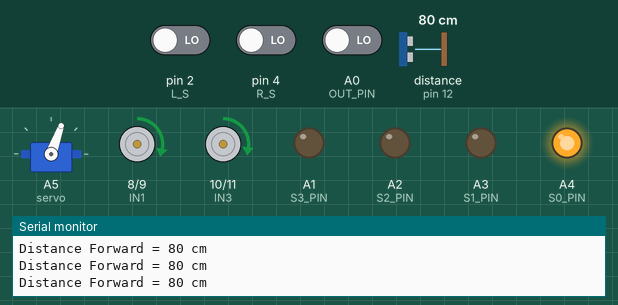
A sketch run on a simulated Arduino Uno, built with avr-gcc and run on an emulated ATmega328P. On the bench: servo, motor-driver pin pairs drawn as motors (green arrow = first pin HIGH = forward, orange = second pin HIGH = backward, longer = more drive, scaled by the enable pin), output pins drawn as LEDs (lit = HIGH), the last lines printed to the serial monitor. Wiring (inferred from the names in the program): ultrasonic range finder: trigger pin 13; echo pin 12; servo: signal A5. The test bench sets the inputs (shaded band); at power-on: distance to the obstacle (sensor on pin 12) 80 cm, pin 2 (L_S) LOW, pin 4 (R_S) LOW, A0 (OUT_PIN) LOW. The echo pulse lasts 58.3 µs per cm; servo pulses on a pin are drawn as a servo (544–2400 µs = 0–180°); pins used as bus, display or sensor lines are not drawn.

Above: at 2.2 s.
2.3 s: distance to the obstacle (sensor on pin 12) set to 8 cm
5.3 s: distance to the obstacle (sensor on pin 12) set to 5 cm
At 6.0 s:
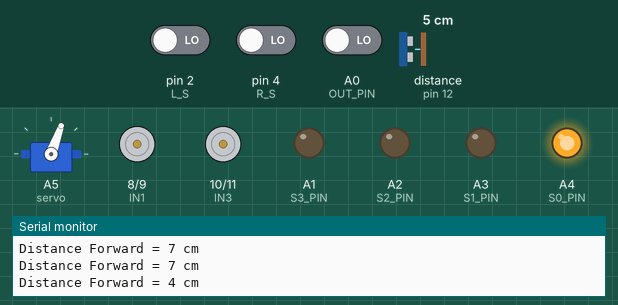
8.3 s: distance to the obstacle (sensor on pin 12) set to 9 cm
At 9.5 s:
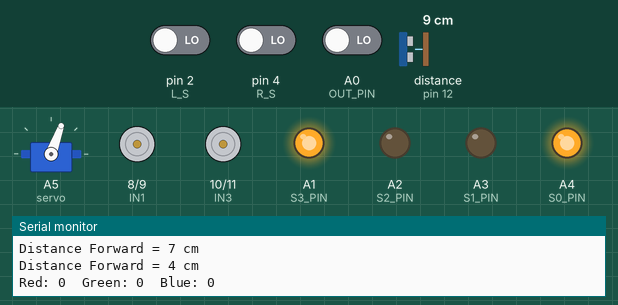
14.3 s: pin 2 (L_S) driven LOW
16.2 s: pin 4 (R_S) driven HIGH
At 17.2 s:
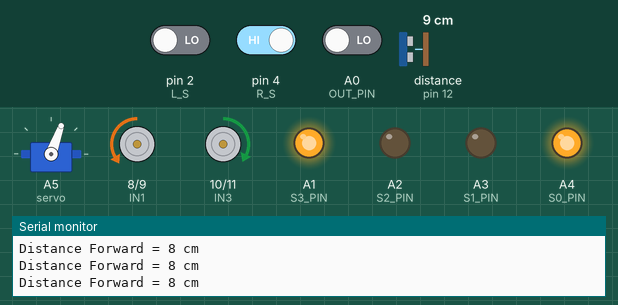
Timing chart, 0 to 18.7 s (numbered marks = the images above; inputs shaded):
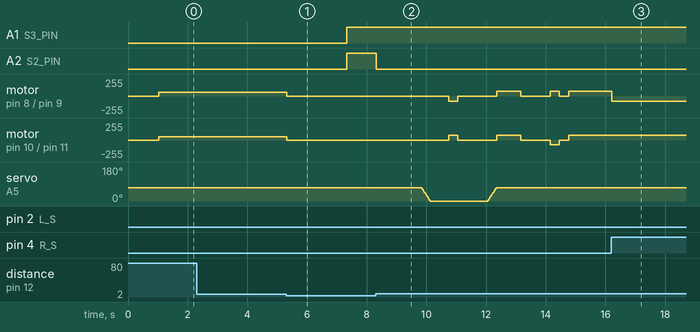

Measured:
- the behaviour switches between 7 and 6 cm on distance to the obstacle (sensor on pin 12) (found by bisection; images 0 and 1)
- after the input at 5.3 s, A1 (S3_PIN), A2 (S2_PIN): LOW → HIGH after 2.0 s; motor on pin 8 (IN1) / pin 9 (IN2): forward 55/255 → stopped at once; motor on pin 10 (IN3) / pin 11 (IN4): forward 50/255 → stopped at once
- after the input at 8.3 s, A1 (S3_PIN): stays HIGH (without the input it goes to LOW after 4.4 s); A2 (S2_PIN): goes on until 8.3 s, then stays LOW
- after the input at 16.2 s, motor on pin 8 (IN1) / pin 9 (IN2): forward 75/255 → backward 75/255 at once

The sketch:

Final_Version_All_In_One_Switch_Case.ino
```cpp
// Motor control pins for L298N
#define IN1 8
#define IN2 9
#define ENA 3

#define IN3 10
#define IN4 11
#define ENB 5
#define servo A5 // Servo motor control pin

// Line sensor pins
const int L_S = 2;
const int R_S = 4;

// Ultrasonic sensor pins
const int trigPin = 13;
const int echoPin = 12;

// Color sensor pins
#define S0_PIN A4
#define S1_PIN A3
#define S2_PIN A2
#define S3_PIN A1
#define OUT_PIN A0

// Speed settings
const int speedL = 55;
const int speedR = 50;
const int speedLa = 75;
const int speedRa = 70;
const int speedLp = 120;
const int speedRp = 120;

// Obstacle detection threshold
const int Set = 5;

int distance_F = 0;

void setup() {
  pinMode(L_S, INPUT);
  pinMode(R_S, INPUT);

  pinMode(ENA, OUTPUT); pinMode(IN1, OUTPUT); pinMode(IN2, OUTPUT);
  pinMode(ENB, OUTPUT); pinMode(IN3, OUTPUT); pinMode(IN4, OUTPUT);

  pinMode(trigPin, OUTPUT);
  pinMode(echoPin, INPUT);
  pinMode(servo, OUTPUT);
  pinMode(S0_PIN, OUTPUT);
  pinMode(S1_PIN, OUTPUT);
  pinMode(S2_PIN, OUTPUT);
  pinMode(S3_PIN, OUTPUT);
  pinMode(OUT_PIN, INPUT);

  digitalWrite(S0_PIN, HIGH);
  digitalWrite(S1_PIN, LOW);

  // Initialize servo to face forward
  servoPulse(servo, 70);
  Serial.begin(9600);
  delay(1000);
}

void loop() {
  distance_F = Ultrasonic_read();
  Serial.print("Distance Forward = ");
  Serial.print(distance_F);
  Serial.println(" cm");

  int leftSensor = digitalRead(L_S);
  int rightSensor = digitalRead(R_S);
  int sensorState = leftSensor * 2 + rightSensor;

  switch (sensorState) {
    case 0: // Both sensors on line
      if (distance_F > Set) {
        forward();
      } else {
        Stop();
        delay(1000);
        int color = getColor();
        switch (color) {
          case 1:
            avoidObstacle();  // Red
            break;
          case 2:
            push();           // Blue
            break;
          case 3:
            ParkCar();        // Green
            break;
          default:
            Stop();           // Unknown color
            break;
        }
      }
      break;

    case 1: // Left = 0, Right = 1 → turnRight
      turnRight();
      break;

    case 2: // Left = 1, Right = 0 → turnLeft
      turnLeft();
      break;

    case 3: // Both sensors off line
      Stop();
      break;
  }

  delay(10);
}

void avoidObstacle() {
  int distance_Left = 0;
  int distance_Right = 0;
  Stop();
  delay(500);

  for (int angle = 70; angle >= 0; angle -= 5) {
    servoPulse(servo, angle);
  }
  delay(500);
  distance_Right = Ultrasonic_read();
  Serial.print("Right Distance: ");
  Serial.println(distance_Right);
  delay(100);

  if (distance_Right > Set) {
    aturnRight(); delay(300); Stop(); delay(1000);
    for (int angle = 0; angle <= 70; angle += 5) {
      servoPulse(servo, angle);
    }
    aforward(); delay(800); Stop(); delay(1000);
    aturnLeft(); delay(300); Stop(); delay(300);
  } else {
    for (int angle = 70; angle <= 140; angle += 5) {
      servoPulse(servo, angle);
    }
    delay(500);
    distance_Left = Ultrasonic_read();
    Serial.print("Left Distance: ");
    Serial.println(distance_Left);
    delay(100);

    if (distance_Left > Set) {
      aturnLeft(); delay(300); Stop(); delay(1000);
      for (int angle = 140; angle >= 70; angle -= 5) {
        servoPulse(servo, angle);
      }
      aforward(); delay(600); Stop(); delay(1000);
      aturnRight(); delay(400); Stop(); delay(300);
    }
  }
}

int Ultrasonic_read() {
  digitalWrite(trigPin, LOW);
  delayMicroseconds(2);
  digitalWrite(trigPin, HIGH);
  delayMicroseconds(10);
  digitalWrite(trigPin, LOW);

  long duration = pulseIn(echoPin, HIGH, 30000);
  if (duration == 0) return 999;

  return duration / 29 / 2;
}

void servoPulse(int pin, int angle) {
  int pwm = (angle * 11) + 500;
  digitalWrite(pin, HIGH);
  delayMicroseconds(pwm);
  digitalWrite(pin, LOW);
  delay(20);
}

int getColor() {
  int redValue, greenValue, blueValue;

  // Red
  digitalWrite(S2_PIN, LOW);
  digitalWrite(S3_PIN, LOW);
  redValue = pulseIn(OUT_PIN, LOW);

  // Green
  digitalWrite(S2_PIN, HIGH);
  digitalWrite(S3_PIN, HIGH);
  greenValue = pulseIn(OUT_PIN, LOW);

  // Blue
  digitalWrite(S2_PIN, LOW);
  digitalWrite(S3_PIN, HIGH);
  blueValue = pulseIn(OUT_PIN, LOW);

  Serial.print("Red: ");
  Serial.print(redValue);
  Serial.print("\tGreen: ");
  Serial.print(greenValue);
  Serial.print("\tBlue: ");
  Serial.println(blueValue);

  int minValue = min(redValue, min(greenValue, blueValue));

  if (minValue == redValue) {
    return 1; // Red
  } else if (minValue == blueValue) {
    return 2; // Blue
  } else if (minValue == greenValue) {
    return 3; // Green
  } else {
    return 0;
  }
}

// Movement functions
void forward() {
  analogWrite(ENA, speedL); analogWrite(ENB, speedR);
  digitalWrite(IN1, HIGH); digitalWrite(IN2, LOW);
  digitalWrite(IN3, HIGH); digitalWrite(IN4, LOW);
}

void aforward() {
  analogWrite(ENA, speedLa); analogWrite(ENB, speedRa);
  digitalWrite(IN1, HIGH); digitalWrite(IN2, LOW);
  digitalWrite(IN3, HIGH); digitalWrite(IN4, LOW);
}

void pforward() {
  analogWrite(ENA, speedLp); analogWrite(ENB, speedRp);
  digitalWrite(IN1, HIGH); digitalWrite(IN2, LOW);
  digitalWrite(IN3, HIGH); digitalWrite(IN4, LOW);
}

void backward() {
  analogWrite(ENA, speedL); analogWrite(ENB, speedR);
  digitalWrite(IN1, LOW); digitalWrite(IN2, HIGH);
  digitalWrite(IN3, LOW); digitalWrite(IN4, HIGH);
}

void turnRight() {
  analogWrite(ENA, speedL); analogWrite(ENB, speedR);
  digitalWrite(IN1, LOW); digitalWrite(IN2, HIGH);
  digitalWrite(IN3, HIGH); digitalWrite(IN4, LOW);
}

void aturnRight() {
  analogWrite(ENA, speedLa); analogWrite(ENB, speedRa);
  digitalWrite(IN1, LOW); digitalWrite(IN2, HIGH);
  digitalWrite(IN3, HIGH); digitalWrite(IN4, LOW);
}

void turnLeft() {
  analogWrite(ENA, speedL); analogWrite(ENB, speedR);
  digitalWrite(IN1, HIGH); digitalWrite(IN2, LOW);
  digitalWrite(IN3, LOW); digitalWrite(IN4, HIGH);
}

void aturnLeft() {
  analogWrite(ENA, speedLa); analogWrite(ENB, speedRa);
  digitalWrite(IN1, HIGH); digitalWrite(IN2, LOW);
  digitalWrite(IN3, LOW); digitalWrite(IN4, HIGH);
}

void Stop() {
  analogWrite(ENA, 0); analogWrite(ENB, 0);
  digitalWrite(IN1, LOW); digitalWrite(IN2, LOW);
  digitalWrite(IN3, LOW); digitalWrite(IN4, LOW);
}

void push() {
  pforward(); delay(500);
  Stop(); delay(500);
}

void ParkCar() {
  aturnRight(); delay(300); Stop(); delay(1000);
  backward(); delay(5000);
}
```
